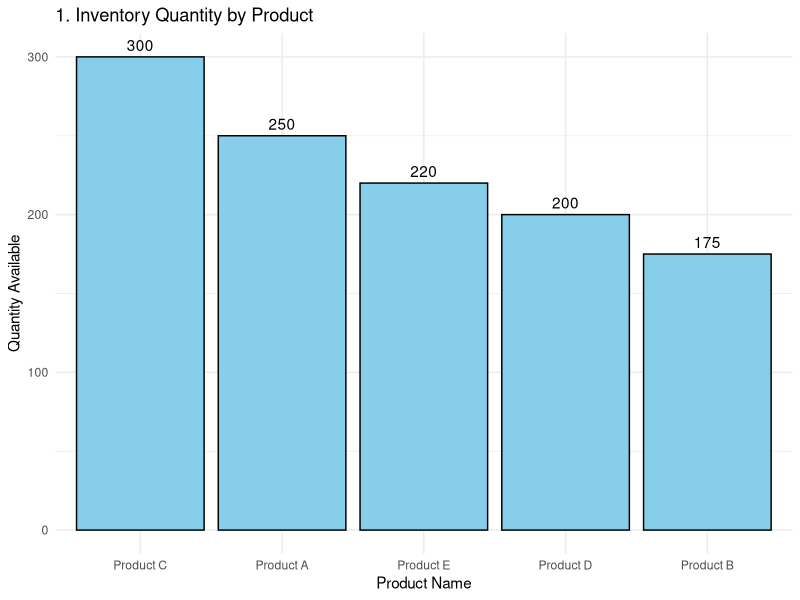
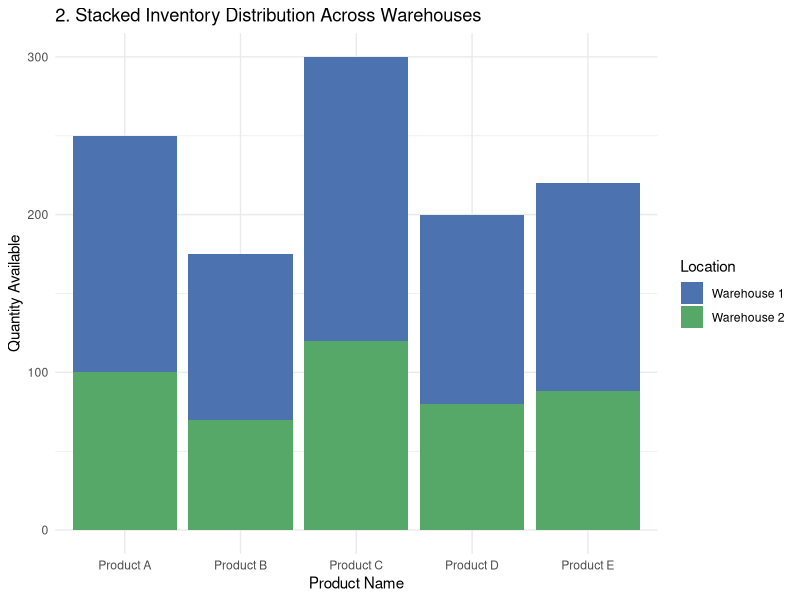
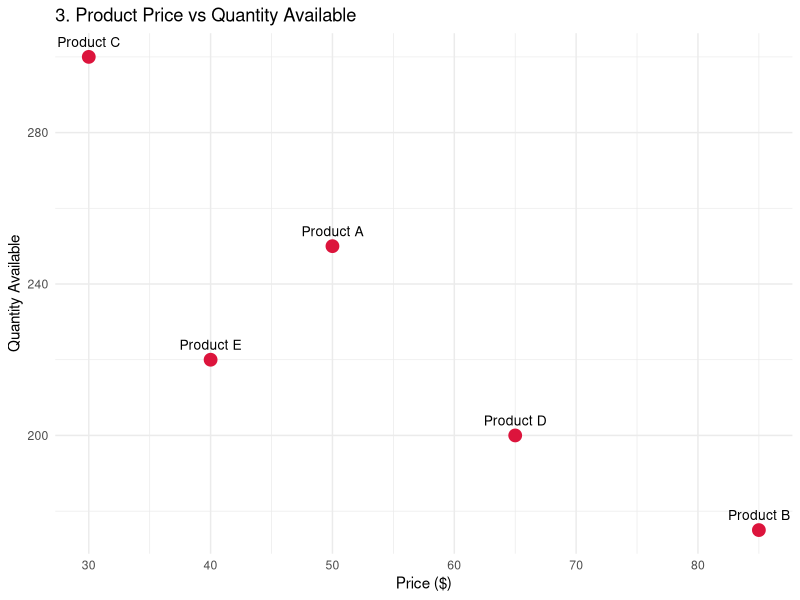

Reproduce these figures in R, in order.
library(ggplot2)

# 1. Dataset Setup
df <- data.frame(
  product_name = c("Product A", "Product B", "Product C", "Product D", "Product E"),
  quantity = c(250, 175, 300, 200, 220),
  price = c(50, 85, 30, 65, 40)
)

ggplot(df, aes(x = reorder(product_name, -quantity), y = quantity)) +
  geom_col(fill = "skyblue", color = "black") +
  geom_text(aes(label = quantity), vjust = -0.5) +
  labs(
    title = "1. Inventory Quantity by Product", 
    x = "Product Name", 
    y = "Quantity Available"
  ) +
  theme_minimal()

df_stacked <- data.frame(
  product_name = rep(df$product_name, 2),
  location = c(rep("Warehouse 1", 5), rep("Warehouse 2", 5)),
  quantity = c(df$quantity * 0.6, df$quantity * 0.4)
)

ggplot(df_stacked, aes(x = product_name, y = quantity, fill = location)) +
  geom_col() +
  labs(
    title = "2. Stacked Inventory Distribution Across Warehouses", 
    x = "Product Name", 
    y = "Quantity Available",
    fill = "Location"
  ) +
  scale_fill_manual(values = c("Warehouse 1" = "#4C72B0", "Warehouse 2" = "#55A868")) +
  theme_minimal()

ggplot(df, aes(x = price, y = quantity, label = product_name)) +
  geom_point(color = "#DC143C", size = 4) +  # Used hex code for crimson
  geom_text(vjust = -1, size = 3.5) +
  labs(
    title = "3. Product Price vs Quantity Available", 
    x = "Price ($)", 
    y = "Quantity Available"
  ) +
  theme_minimal()
